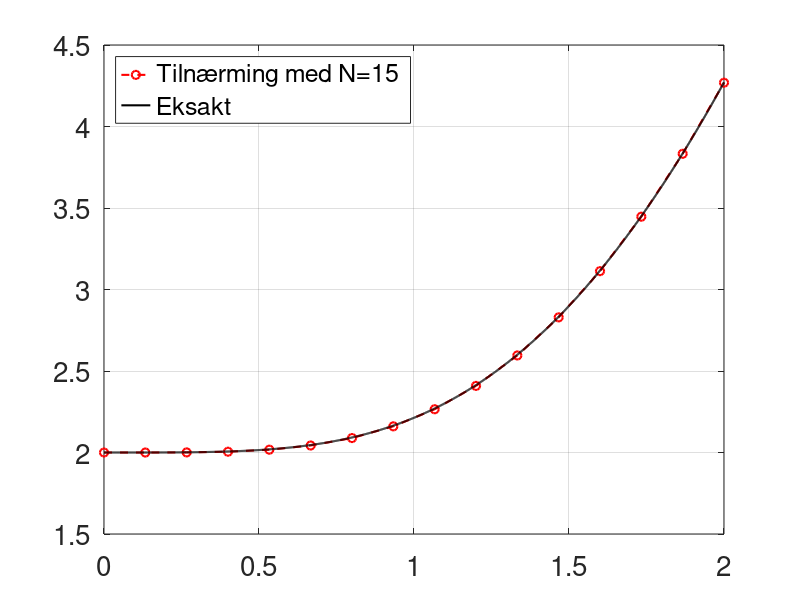

Source code (MATLAB):
% Oppgave 4 f)

% Skriptet løser en likning på formen f´ + a(x)f = b(x) der vi
% kjenner til startkravet f0. Vha. midtpunktsformelen og formelen
% for den ensidig deriverte, kan vi se på hele problemet som en 
% matriseliknig. Ved å øke antallet oppdelinger N i intervallet
% vi jobber innenfor, ønsker vi å undersøke hvordan den numeriske
% tilnærmingen nærmer seg den eksakte funksjonens graf som vi tar
% utgangspunkt i. 

% Eksakt funksjon:
funk = @(x) x.^2+2*exp(-x.^2/2);

% Delfunksjonene: 
a = @(x) x;
b = @(x) x.^3 + 2*x;

% Startkrav: 
x0 = 0;
y0 = 2;         % y0 = f(x0), som vi har fra før
xF = 2;         % Maksimalverdi for x

% Antall oppdelinger i x-intervallet:
N=15;
% Avstanden mellom x-verdiene/punktene i plottet:
h = (xF-x0)/N;
% Vektor som samler x-verdiene: 
xVektor = (x0+h):h:xF;      % Tar ikke med x0 for å  
                            % få riktig dimensjon 
                            % ved implementering i matrisene.
                            
% Brukte formlene for derivasjon for å komme frem til et
% likningssystem. Dette systemet kan representeres ved en 
% diagonalmatrise A, som representerer alle x fra x1-xN i 
% uttrykket a(x),...
A = diag(a(xVektor));

% ... og derivasjonsmatrisen D, som representer alle leddene
% der h forekommer:
D = zeros(N,N);
for i=2:(N-1)
    D(i,[i-1 i+1])=[-1 1];
end
% Legger til manglende verdi i første rad: 
D(1,2) = 1;
% Legger til manglende verdier i siste rad:
D(N,[N-2 N-1 N])=[1 -4 3];
D = D * 1/(2*h);        % Faktoriserer inn konstanten 1/(2*h).

% Oppretter søylevektor for høyresiden i likningene:
bVektor = b(xVektor).';

% Totalmatrise: 
T = [D + A, bVektor];           % bVektor legges til som en ekstra
                                % søyle med indeks (N+1).
% Oddaterer startkrav: 
T(1,N+1) = T(1,N+1)+y0/(2*h);

% Løser likingssystemet: 
losning = rref(T);                
yVektor = losning(:,N+1).';       % Alle rader, siste kolonne i losning
yVektor = [y0, yVektor];          % Utvider med y0 på plass 1
xVektor = [x0,xVektor];           % Utvider med x0 på plass 1

% Plotter løsningen: 
plot(xVektor,yVektor, 'ro--', 'linewidth',1.5)
grid on
hold on

% Plotter den eksakte løsningen
xx = 0:1e-3:xF;
plot(xx,funk(xx), 'k', 'linewidth',1.5)
hold off

% Formatering av plot
set(gca,'FontSize',20)
legend('Tilnærming med N=15','Eksakt', 'location', 'northwest')

